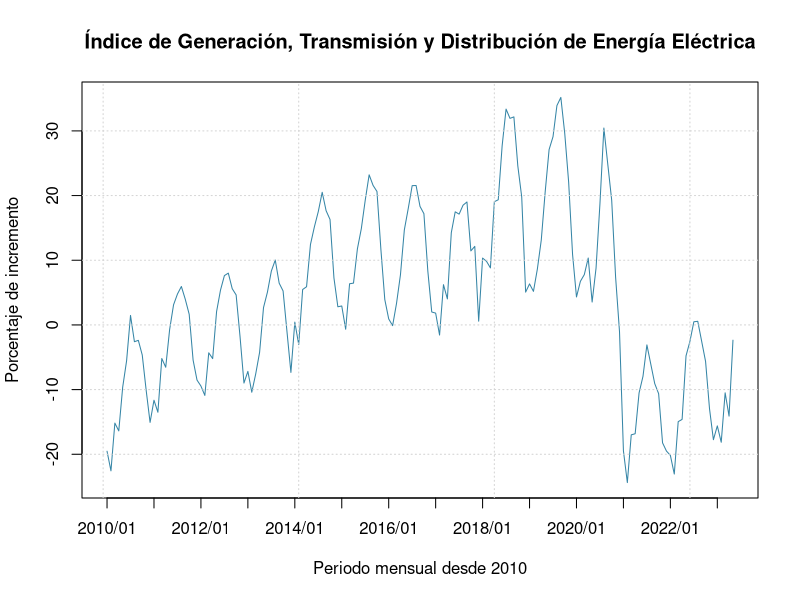
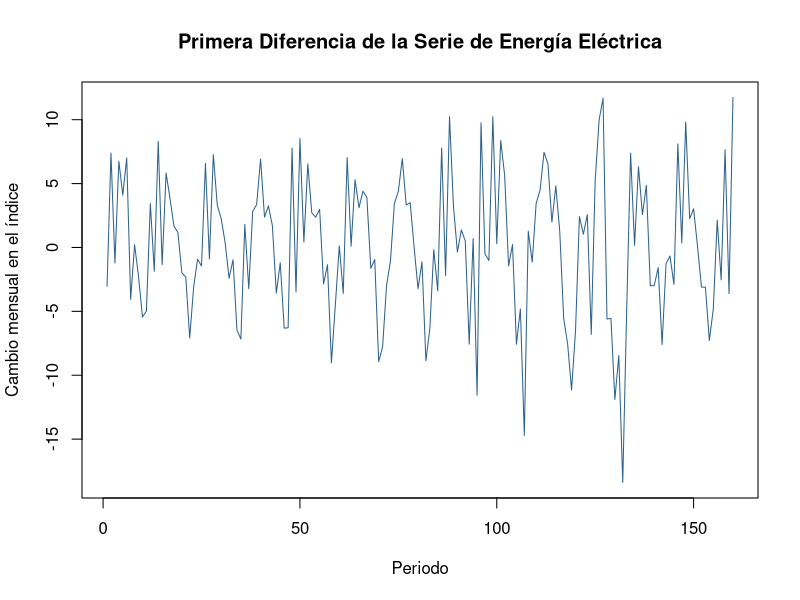
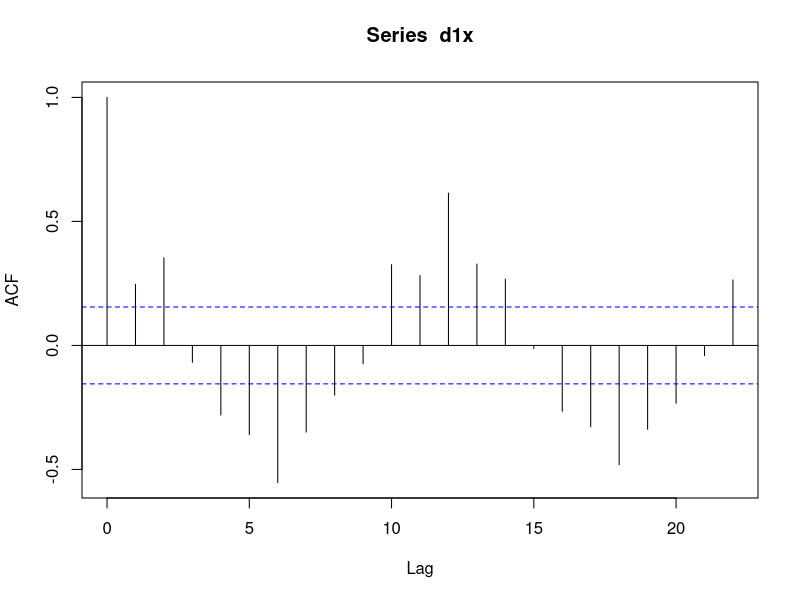
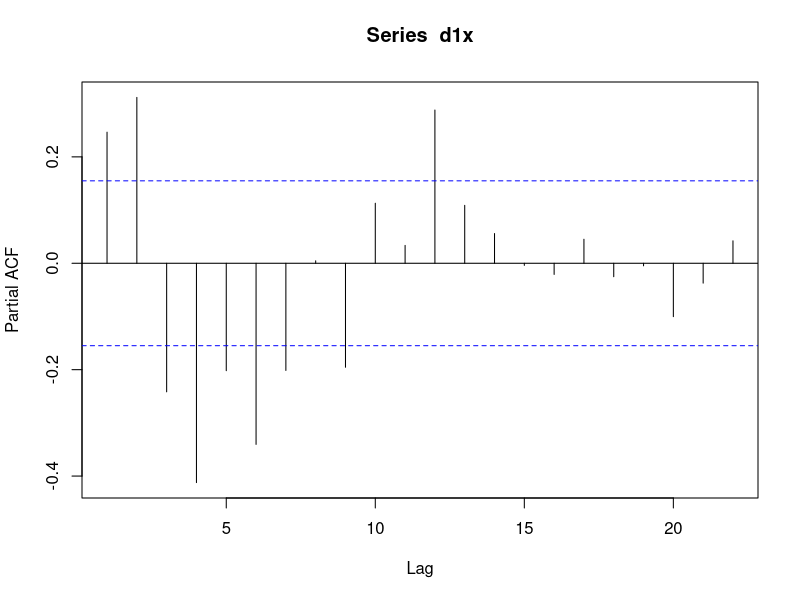
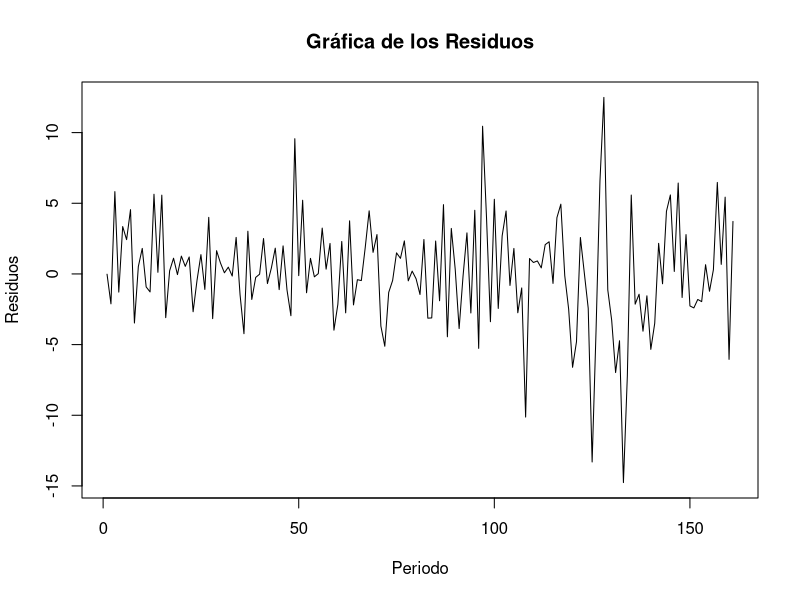
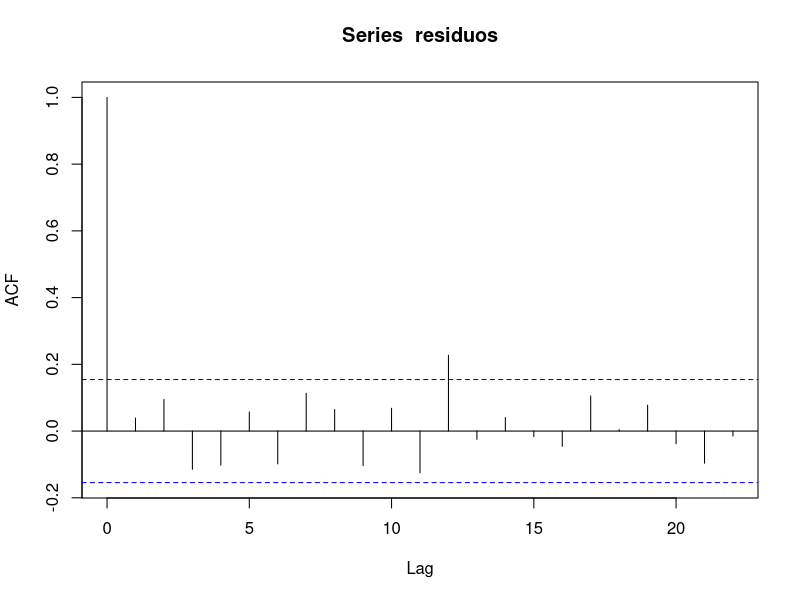
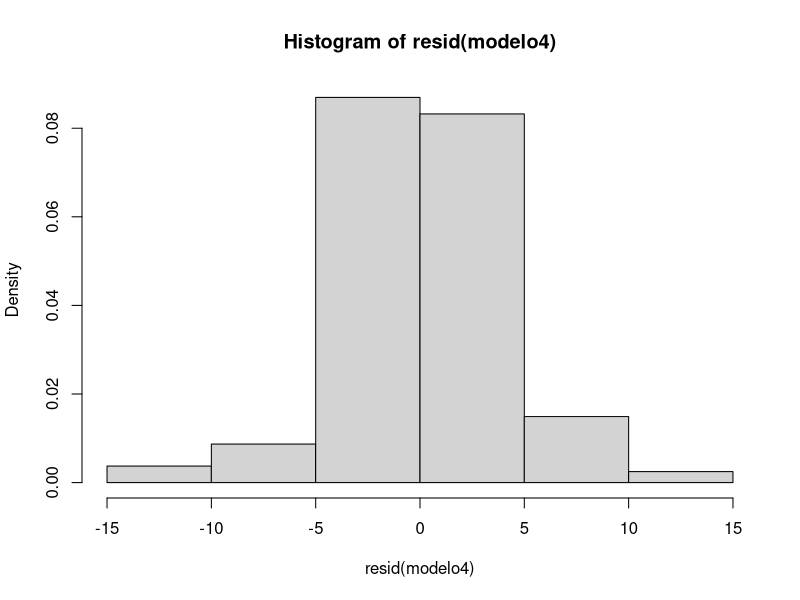
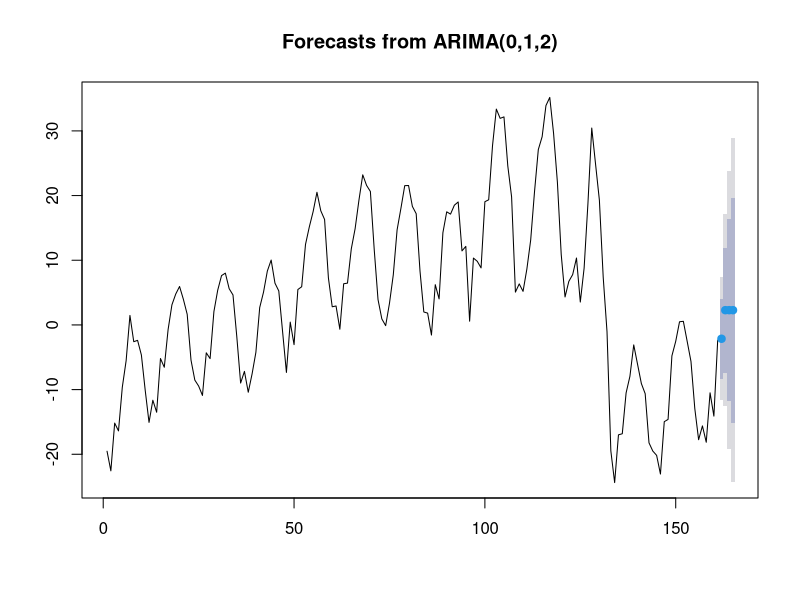

Reproduce these figures in R, in order. (Note: this script raises an error after producing the figures.)
## ---- chunk 1
knitr::opts_chunk$set(echo = FALSE)
## ---- chunk 2
suppressPackageStartupMessages({
  library(tseries)
  library(dplyr)
  library(lmtest)
  library(forecast)
  library(ggfortify)
})
## ---- chunk 3
# Generamos Tabla con los datos a evaluar
tabla <- read.csv('energia.csv')
tabla2 <- select(tabla, Periodo=y, IE=x)
head(tabla2)
## ---- chunk 4
# Grafico de los datos con etiquetas de periodos reales
plot(tabla2$IE, type = 'l',
     main = "Índice de Generación, Transmisión y Distribución de Energía Eléctrica",
     col = "#3585A6",
     xlab = "Periodo mensual desde 2010",
     ylab = "Porcentaje de incremento",
     xaxt = 'n')  # Suprimimos el eje x predeterminado

# Definimos las posiciones para las etiquetas (puedes ajustar esto)
posiciones_etiquetas <- seq(1, length(tabla2$Periodo), by = 12)  # Por ejemplo, cada 12 meses

# Agregamos el eje x con los valores de periodo reales
axis(1, at = posiciones_etiquetas, labels = tabla2$Periodo[posiciones_etiquetas])

# Opcional: Agregar una cuadrícula para facilitar la lectura
grid()
## ---- chunk 5
# Prueba de Dickey Fuller Aumentada
x<-tabla2$IE
adf.test(x)
## ---- chunk 6
# 1era Diferencia
d1x <- diff(x)
adf.test(d1x)  
plot(d1x, type = 'l',
     main = "Primera Diferencia de la Serie de Energía Eléctrica",
     col = "#2E628C",
     xlab = "Periodo",
     ylab = "Cambio mensual en el índice")
## ---- chunk 7
# Funcion de autocorrelacion (MA)
a <- acf(d1x)
a
## ---- chunk 8
# Funcion de autocorrelacion parcial (AR)
p<-pacf(d1x)
p
## ---- chunk 9
# Ajustar un modelo Arima con AIC
p <- 4
q <- 4
d <- 0:1

tabla0 <- data.frame()

for (d in d) {
  for (p in 0:p) {
    for (q in 0:q) {
      modelo <- tryCatch(
        arima(x, order = c(p, d, q)),
        error = function(e) NULL
      )
      if (!is.null(modelo)) {
        A <- AIC(modelo)
        tabla0 <- rbind(tabla0, c(p, d, q, A))
      }
    }
  }
}

colnames(tabla0) <- c("p", "d", "q", "AIC")
tabla0 <- arrange(tabla0, AIC) %>% head(5)
tabla0

## ---- chunk 10
# Coeficientes significativos? Los 5 mejores 
# Calcular estadísticos t manualmente
modelo1 <- arima(x, order = c(4,1,4))
resumen <-summary(modelo1)
coeficientes <- coef(modelo1)
errores <- sqrt(diag(modelo1$var.coef))  # Errores estándar
t_calculado <- coeficientes / errores
significativos <- abs(t_calculado) >= 1.98
significativos
resumen
## ---- chunk 11
modelo2 <- arima(x, order = c(4,1,2))
resumen2<-summary(modelo2)
coeficientes <- coef(modelo2)
errores <- sqrt(diag(modelo2$var.coef))  # Errores estándar
t_calculado2 <- coeficientes / errores
significativos2 <- abs(t_calculado2) >= 1.98
significativos2
resumen2
## ---- chunk 12
modelo3 <- arima(x, order = c(3,1,3))
resumen3<-summary(modelo3)
coeficientes <- coef(modelo3)
errores <- sqrt(diag(modelo3$var.coef))  # Errores estándar
t_calculado3 <- coeficientes / errores
significativos3 <- abs(t_calculado3) >= 1.98
significativos3
resumen3
## ---- chunk 13
modelo4 <- arima(x, order = c(3,1,2))
resumen4<-summary(modelo4)
coeficientes <- coef(modelo4)
errores <- sqrt(diag(modelo4$var.coef))  # Errores estándar
t_calculado4 <- coeficientes / errores
significativos4 <- abs(t_calculado4) >= 1.98
significativos4
resumen4
## ---- chunk 14
modelo5 <- arima(x, order = c(4,1,3))
resumen5<-summary(modelo5)
coeficientes <- coef(modelo5)
errores <- sqrt(diag(modelo5$var.coef))  # Errores estándar
t_calculado5 <- coeficientes / errores
significativos5 <- abs(t_calculado5) >= 1.98
significativos5
resumen5
## ---- chunk 15
# Intervalos de confianza del mejor modelo
confint(modelo4, level = 0.95)

## ---- chunk 16
# Intervalos de confianza
coeficientes <- coef(modelo4)
errores <- sqrt(diag(modelo4$var.coef))


tabla_intervalos <- data.frame(
  Parametro = names(coeficientes),
  Estimacion = coeficientes,
  Std_Error = errores,
  LI = coeficientes - 1.98 * errores,  # Límite inferior
  LS = coeficientes + 1.98 * errores   # Límite superior
)

tabla_intervalos
## ---- chunk 17
# Auto Arima
AA<-auto.arima(x)
AA
## ---- chunk 18
# Intervalos de confianza
coeficientes <- coef(AA)
errores <- sqrt(diag(AA$var.coef))  # Errores estándar
t_calculado <- coeficientes / errores
significativos <- abs(t_calculado) >= 1.98
significativos
## ---- chunk 19
# Intervalos de confianza
coeficientesA <- coef(AA)
erroresA <- sqrt(diag(AA$var.coef))


tabla_intervalosA <- data.frame(
  ParametroA = names(coeficientesA),
  EstimacionA = coeficientesA,
  Std_ErrorA = errores,
  LI = coeficientesA - 1.98 * erroresA,  # Límite inferior
  LS = coeficientesA + 1.98 * erroresA   # Límite superior
)

tabla_intervalosA
## ---- chunk 20
residuos <- residuals(modelo4)
plot(residuos, main = "Gráfica de los Residuos", ylab = "Residuos", xlab = "Periodo")
acf(residuos)
## ---- chunk 21
Box.test(resid(modelo4), lag = 20, type = "Ljung-Box")
## ---- chunk 22
hist(resid(modelo4), freq = FALSE)
## ---- chunk 23
pronostico <- forecast(AA, h=p)
plot(pronostico)
## ---- chunk 24
pronostico <- forecast(modelo4, h=p)
plot(pronostico)
## ---- chunk 25
autoplot(AA)
## ---- chunk 26
autoplot(modelo4)
